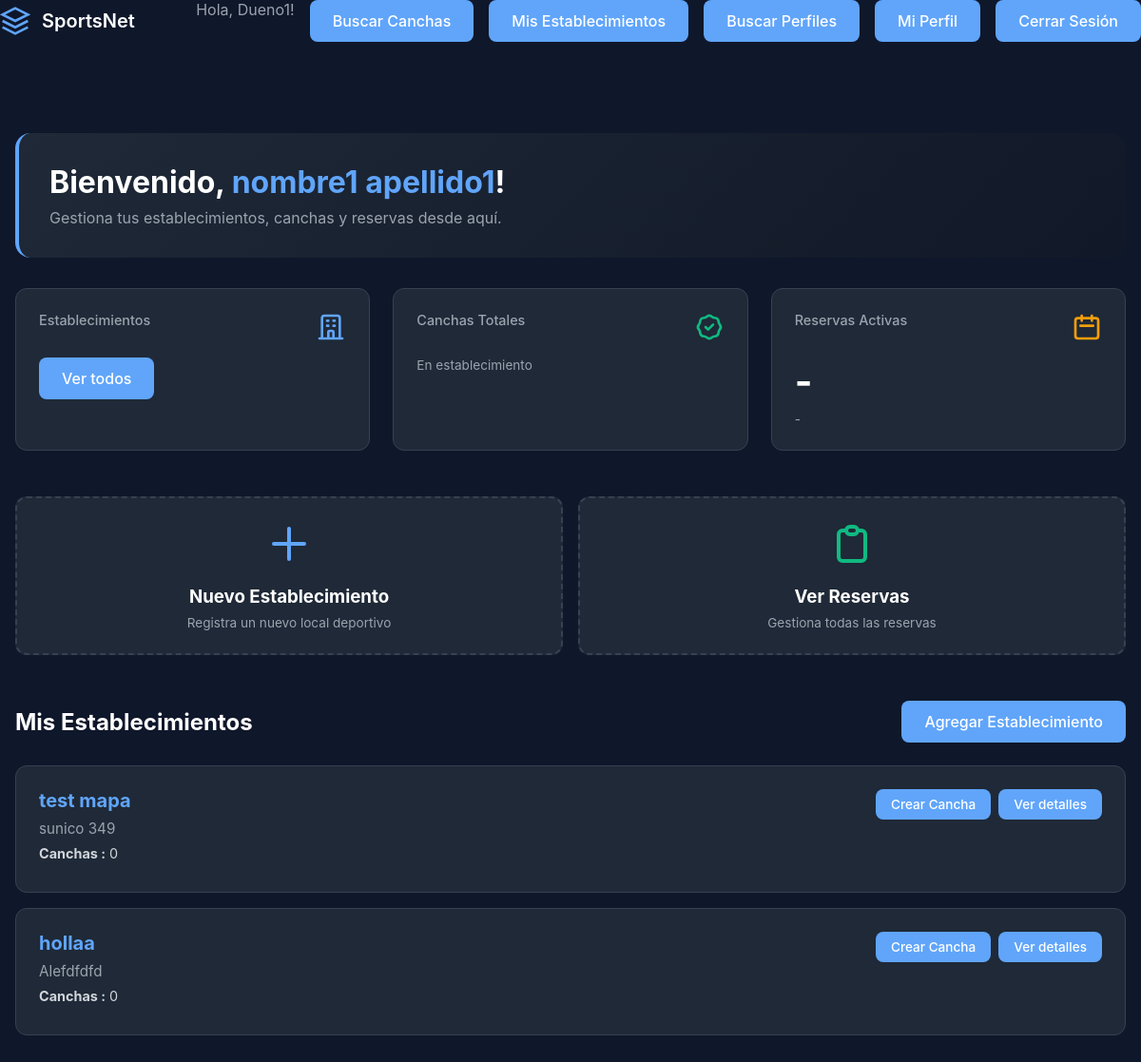
The app's page /SportsNet_Dueno/ (signed in) with its own data.
### cuentas/models.py (models this page shows, shortened)
class Usuario (AbstractUser):
    telefono = models.CharField(max_length=20, blank=True, null=True)
    fecha_nacimiento = models.DateField(null=True, blank=True)

class Dueno (models.Model):
    usuario = models.OneToOneField(Usuario, on_delete=models.CASCADE, related_name="perfil_dueno", unique=True)
    rut = models.CharField(max_length=20, unique=True)

### establecimientos/models.py (models this page shows, shortened)
class Establecimiento (models.Model):
    dueno = models.ForeignKey(Dueno, on_delete=models.CASCADE, related_name="establecimientos")
    nombre = models.CharField(max_length=50, unique=True)
    direccion = models.CharField(max_length=100)
    telefono_contacto = models.CharField(max_length=20)
    correo_contacto = models.EmailField()
    estacionamiento_disponible = models.BooleanField(default=False)
    camarines_disponible = models.BooleanField(default=False)

### cuentas/views.py (the view)
# urls.py: path("SportsNet_Dueno/",views.bienvenida_dueno,name="SportsNet_dueno"),
def bienvenida_dueno(request):
    try:
        dueno = request.user.perfil_dueno
    except:
        return redirect ("cuentas:home")
    establecimientos = dueno.establecimientos.all()
    canchas = sum(est.canchas.count() for est in establecimientos)
    context = {
        "dueno" : dueno,
        "establecimientos" : establecimientos,
        "canchas": canchas
    }
    return render(request,"bienvenida_dueno.html", context)

### cuentas/templates/bienvenida_dueno.html (shortened to what this page needs)
{% extends 'base.html' %}
{% load static %}
{% block extra_css %}
<link rel="stylesheet" href="{% static 'bienvenida.css' %}">
{% endblock %}
{% block content %}
<div class="container">
    <section class="welcome-card">
        <h1>
            Bienvenido, <span class="welcome-name">{{ dueno.usuario.get_full_name|default:dueno.usuario.username }}</span>!
        </h1>
        <p>Gestiona tus establecimientos, canchas y reservas desde aquí.</p>
    </section>
    <section class="stats-cards">
        <div class="stat-card">
            <div class="stat-card-header">
                <h3 class="stat-card-title">Establecimientos</h3>
                <svg class="stat-card-icon blue" fill="none" stroke="currentColor" viewBox="0 0 24 24">
                    <path stroke-linecap="round" stroke-linejoin="round" stroke-width="2" d="M19 21V5a2 2 0 00-2-2H7a2 2 0 00-2 2v16m14 0h2m-2 0h-5m-9 0H3m2 0h5M9 7h1m-1 4h1m4-4h1m-1 4h1m-5 10v-5a1 1 0 011-1h2a1 1 0 011 1v5m-4 0h4"/>
                </svg>
            </div>
            <a href="{% url 'cuentas:home' %}" class="nav-button stat-card-link">
                Ver todos
            </a>
        </div>
        <div class="stat-card">
            <div class="stat-card-header">
                <h3 class="stat-card-title">Canchas Totales</h3>
            </div>
            <p class="stat-card-description">En {{ total_establecimientos }} establecimiento{{ total_establecimientos }}</p>
        </div>
        <div class="stat-card">
            <div class="stat-card-header">
                <h3 class="stat-card-title">Reservas Activas</h3>
                <svg class="stat-card-icon amber" fill="none" stroke="currentColor" viewBox="0 0 24 24">
                    <path stroke-linecap="round" stroke-linejoin="round" stroke-width="2" d="M8 7V3m8 4V3m-9 8h10M5 21h14a2 2 0 002-2V7a2 2 0 00-2-2H5a2 2 0 00-2 2v12a2 2 0 002 2z"/>
                </svg>
            </div>
            <p class="stat-card-number">-</p>
            <p class="stat-card-description">-</p>
        </div>
    </section>
    <section class="actions-section">
        <div class="actions-grid">
            <a href="{% url 'establecimientos:crear_establecimiento' %}" class="action-card">
                <div class="action-card-content">
                    <svg class="action-card-icon blue" fill="none" stroke="currentColor" viewBox="0 0 24 24">
                        <path stroke-linecap="round" stroke-linejoin="round" stroke-width="2" d="M12 4v16m8-8H4"/>
                    </svg>
                    <h3>Nuevo Establecimiento</h3>
                    <p>Registra un nuevo local deportivo</p>
                </div>
            </a>
            <a href="#" class="action-card">
                <div class="action-card-content">
                    <svg class="action-card-icon green" fill="none" stroke="currentColor" viewBox="0 0 24 24">
                        <path stroke-linecap="round" stroke-linejoin="round" stroke-width="2" d="M9 5H7a2 2 0 00-2 2v12a2 2 0 002 2h10a2 2 0 002-2V7a2 2 0 00-2-2h-2M9 5a2 2 0 002 2h2a2 2 0 002-2M9 5a2 2 0 012-2h2a2 2 0 012 2"/>
                    </svg>
                    <h3>Ver Reservas</h3>
                    <p>Gestiona todas las reservas</p>
                </div>
            </a>
        </div>
    </section>
    <section class="establecimientos-section">
        <div class="establecimientos-header">
            <h2>Mis Establecimientos</h2>
            <a href="{% url 'establecimientos:crear_establecimiento' %}" class="nav-button">
                Agregar Establecimiento
            </a>
        </div>
        {% if establecimientos %}
            <div class="establecimientos-grid">
                {% for establecimiento in establecimientos %}
                    <div class="establecimiento-item">
                        <div class="establecimiento-item-container">
                            <div class="establecimiento-info">
                                <h3>{{ establecimiento.nombre }}</h3>
                                <p>{{ establecimiento.direccion }}</p>
                                <p class="details">
                                    <strong>Canchas :</strong> {{ establecimiento.canchas.count }}
                                </p>
                            </div>
                            <div class="establecimiento-actions">
                                <a href="{% url 'establecimientos:crear_cancha' establecimiento.id %}" class="nav-button">Crear Cancha</a>
                            <a href="{% url 'establecimientos:ver_establecimiento' establecimiento=establecimiento.id %}" class="nav-button">Ver detalles</a>
                            </div>
                        </div>
                    </div>
                {% endfor %}
            </div>
        {% endif %}
    </section>
</div>
{% endblock %}

### cuentas/templates/base.html (shortened to what this page needs)
{% load static %}
<!DOCTYPE html>
<html lang="es">
<head>
    {% load static %}
<link rel="stylesheet" href="{% static 'style.css' %}">
    {% block extra_css %}
    {% endblock %}
</head>
<body>
    <header class="header">
        <div class="logo">
            <a href="{% url 'cuentas:home' %}" style="display: flex; align-items: center; gap: 0.75rem; text-decoration: none;">
                <svg class="logo-icon" viewBox="0 0 24 24" fill="none" stroke="currentColor" stroke-width="2">
                    <path d="M12 2L2 7l10 5 10-5-10-5zM2 17l10 5 10-5M2 12l10 5 10-5"/>
                </svg>
                <span class="logo-text">SportsNet</span>
            </a>
        </div>
        <nav class="nav">
            {% if user.is_authenticated %}
                <span style="color: #9ca3af;">Hola, {{ user.get_username }}!  </span>
        {% endif %}
            <a href="{% url 'establecimientos:buscar' %}" class="nav-button">Buscar Canchas</a>
            {% if user.is_authenticated %}
                {% if user.perfil_dueno %}
                    <a href="{% url 'cuentas:SportsNet_dueno' %}" class="nav-button">Mis Establecimientos</a>
                    <a href="{% url 'cuentas:buscar_perfiles' %}" class="nav-button">Buscar Perfiles</a>
                {% elif user.perfil_cliente %}
                    <a href="{% url 'cuentas:buscar_perfiles' %}" class="nav-button">Buscar Perfiles</a>
                    <a href="{% url 'cuentas:SportsNet_cliente' %}" class="nav-button">Mis Reservas</a>
                {% endif %}
                <a href="{% url 'cuentas:perfil_usuario' %}" class="nav-button">Mi Perfil</a>
                <a href="{% url 'cuentas:cerrar_sesion' %}" class="nav-button">Cerrar Sesión</a>
            {% else %}
                <a href="{% url 'cuentas:login_cuenta' %}" class="nav-button">Iniciar Sesión</a>
                <a href="{% url 'cuentas:registro' %}" class="nav-button">Registrarse</a>
            {% endif %}
        </nav>
    </header>
    {% block content %}
    {% endblock %}
</body>
</html>

### cuentas/static/style.css (style rules this page uses)
* { margin: 0; padding: 0; box-sizing: border-box; }
body { font-family: -apple-system, BlinkMacSystemFont, 'Segoe UI', Roboto, 'Helvetica Neue', Arial, sans-serif; background-color: #000000; color: #ffffff; min-height: 100vh; }
.container { max-width: 1400px; margin: 0 auto; padding: 2rem; }
.header { display: flex; justify-content: space-between; align-items: center; margin-bottom: 4rem; }
.logo { display: flex; align-items: center; gap: 0.75rem; }
.logo-icon { width: 2rem; height: 2rem; color: #60a5fa; }
.logo-text { font-size: 1.25rem; font-weight: 600; color: #ffffff; }
.nav { display: flex; gap: 1rem; }
.nav-button { padding: 0.625rem 1.5rem; background-color: #3b82f6; color: #ffffff; border: none; border-radius: 0.5rem; font-size: 0.875rem; font-weight: 500; cursor: pointer; transition: background-color 0.3s ease; }

### cuentas/static/bienvenida.css (style rules this page uses)
* { margin: 0; padding: 0; box-sizing: border-box; }
html, body { background: #0f172a; color: #fff; font-family: -apple-system, BlinkMacSystemFont, 'Segoe UI', Roboto, 'Helvetica Neue', Arial, sans-serif; }
.container { max-width: 1200px; margin: 0 auto; padding: 2rem 1rem; }
.welcome-card { background: linear-gradient(135deg, #1f2937 0%, #111827 100%); padding: 2rem; border-radius: 1rem; margin-bottom: 2rem; border-left: 4px solid #60a5fa; }
.welcome-card h1 { color: #fff; font-size: 2rem; margin-bottom: 0.5rem; }
.welcome-card .welcome-name { color: #60a5fa; }
.welcome-card p { color: #9ca3af; }
.stats-cards { display: grid; grid-template-columns: repeat(auto-fit, minmax(250px, 1fr)); gap: 1.5rem; margin-bottom: 3rem; }
.stat-card { background: #1f2937; padding: 1.5rem; border-radius: 0.75rem; border: 1px solid #374151; transition: transform 0.2s, box-shadow 0.2s; }
.stat-card-header { display: flex; justify-content: space-between; align-items: flex-start; margin-bottom: 1rem; }
.stat-card-title { color: #9ca3af; font-size: 0.9rem; font-weight: 500; }
.stat-card-icon { width: 2rem; height: 2rem; flex-shrink: 0; }
.stat-card-icon.blue { color: #60a5fa; }
.stat-card-icon.green { color: #10b981; }
.stat-card-icon.amber { color: #f59e0b; }
.stat-card-number { color: #fff; font-size: 2.5rem; font-weight: 700; margin-bottom: 0.5rem; }
.stat-card-description { color: #9ca3af; font-size: 0.85rem; }
.stat-card-link { display: inline-block; padding: 0.5rem 1rem; font-size: 0.85rem; }
.nav-button { background: #60a5fa; color: #fff; border: none; padding: 0.75rem 1.5rem; border-radius: 0.5rem; font-size: 1rem; cursor: pointer; text-decoration: none; display: inline-block; transition: all 0.2s; font-weight: 500; }
.actions-section { margin-bottom: 3rem; }
.actions-grid { display: grid; grid-template-columns: repeat(auto-fit, minmax(280px, 1fr)); gap: 1rem; }
.action-card { background: #1f2937; padding: 1.5rem; border-radius: 0.75rem; border: 2px dashed #374151; text-decoration: none; transition: all 0.3s; display: block; }
.action-card-content { text-align: center; }
.action-card-icon { width: 3rem; height: 3rem; margin: 0 auto 1rem; }
.action-card-icon.blue { color: #60a5fa; }
.action-card-icon.green { color: #10b981; }
.action-card h3 { color: #fff; margin-bottom: 0.5rem; }
.action-card p { color: #9ca3af; font-size: 0.85rem; }
.establecimientos-section { margin-top: 3rem; }
.establecimientos-header { display: flex; justify-content: space-between; align-items: center; margin-bottom: 1.5rem; flex-wrap: wrap; gap: 1rem; }
.establecimientos-header h2 { color: #fff; font-size: 1.5rem; }
.establecimientos-grid { display: grid; gap: 1rem; }
.establecimiento-item { background: #1f2937; padding: 1.5rem; border-radius: 0.75rem; border: 1px solid #374151; transition: all 0.2s; }
.establecimiento-item-container { display: flex; justify-content: space-between; align-items: flex-start; gap: 1rem; flex-wrap: wrap; }
.establecimiento-info { flex: 1; min-width: 200px; }
.establecimiento-info h3 { color: #60a5fa; font-size: 1.25rem; margin-bottom: 0.5rem; }
.establecimiento-info p { color: #9ca3af; margin-bottom: 0.5rem; font-size: 0.95rem; }
.establecimiento-info .details { color: #d1d5db; font-size: 0.9rem; }
.establecimiento-actions { display: flex; gap: 0.5rem; flex-wrap: wrap; }
.establecimiento-actions .nav-button { padding: 0.5rem 1rem; font-size: 0.85rem; white-space: nowrap; }

### records on screen
Usuario: get_username "Dueno1"
Dueno: usuario.get_full_name "nombre1 apellido1"
Establecimiento: nombre "test mapa", direccion "sunico 349", canchas.count "0"
Establecimiento: nombre "hollaa", direccion "Alefdfdfd", canchas.count "0"
